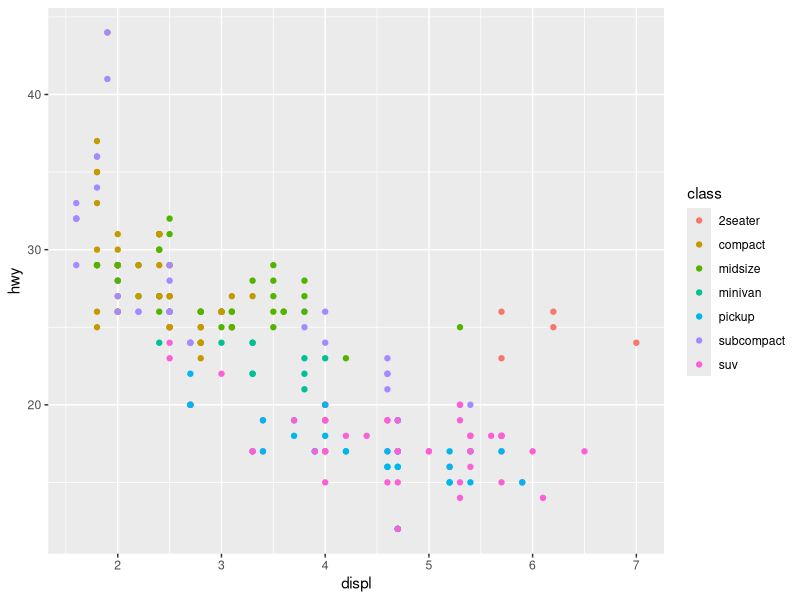
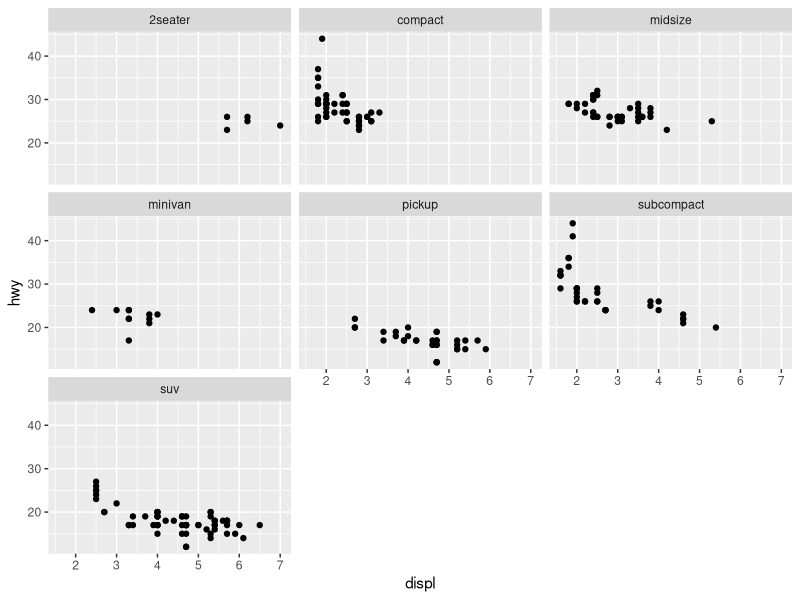
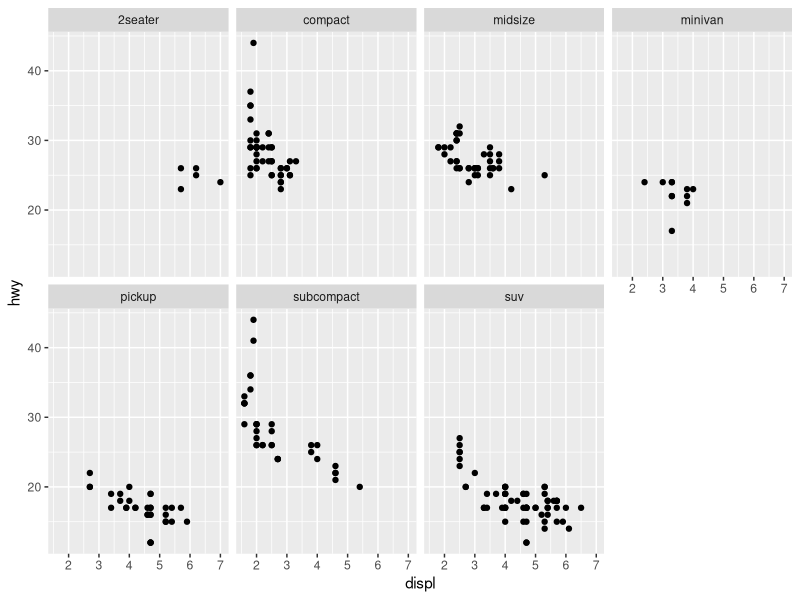
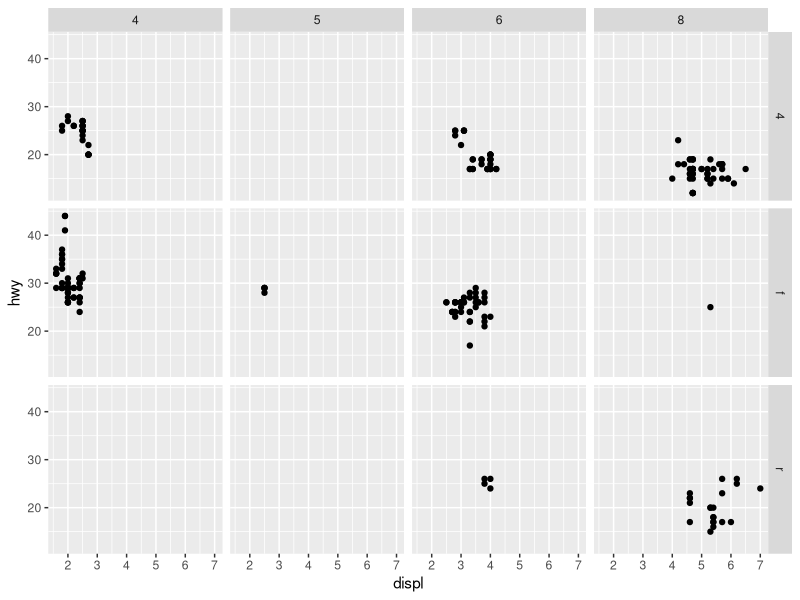
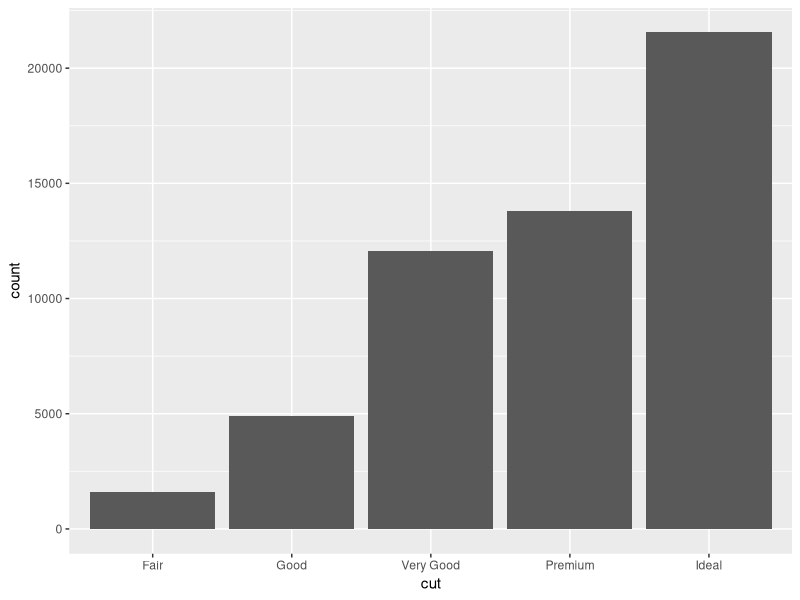
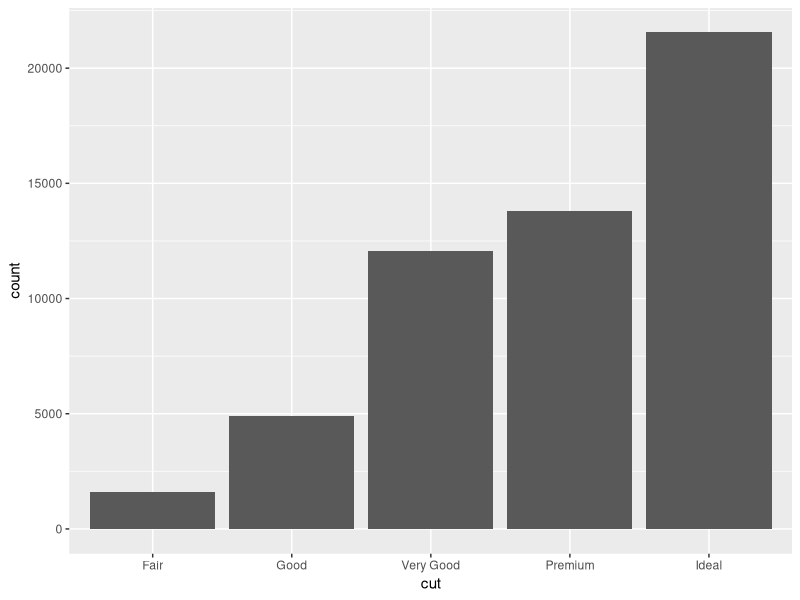
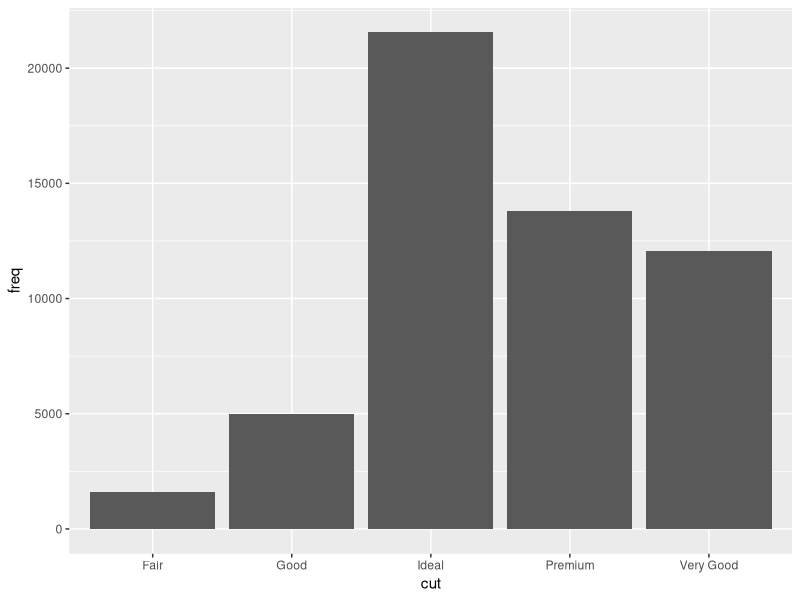
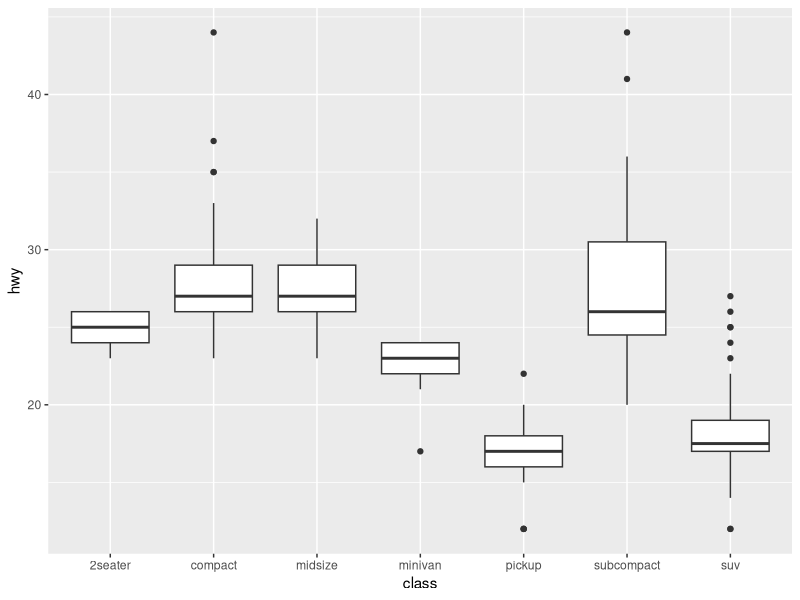

These charts were generated, in order, by the following R code:
library(tidyverse)
ggplot(data=mpg) +
  geom_point(mapping = aes(x=displ, y=hwy, color=class))

ggplot(data = mpg) +
  geom_point(mapping = aes(x=displ, y=hwy)) +
  facet_wrap(~class)


ggplot(data = mpg) +
  geom_point(mapping = aes(x=displ, y=hwy)) +
  facet_wrap(~class, nrow = 2)

ggplot(data = mpg) +
  geom_point(mapping = aes(x=displ, y=hwy)) +
  facet_grid(drv~cyl)
head(mpg)
table(mpg$cyl)

ggplot(data = diamonds) +
  geom_bar(mapping = aes(x= cut))

ggplot(data = diamonds) +
  stat_count(mapping = aes(x= cut))


demo <- tribble(
  ~cut, ~freq,
  "Fair", 1610,
  "Good", 4986,
  "Very Good", 12082,
  "Premium", 13791,
  "Ideal", 21551
)
ggplot(data = demo) +
  geom_bar(mapping = aes(x=cut, y=freq), stat = 'identity')

ggplot(data = mpg, mapping = aes(x=class, y=hwy)) +
  geom_boxplot()

ggplot(data = mpg, mapping = aes(x=class, y=hwy)) +
  geom_boxplot() +
  coord_flip()
bar <- ggplot(data = diamonds)+
  geom_bar(
    mapping = aes(x=cut, fill=cut),
    show.legend = FALSE,
    width = 1
  ) +
  theme(aspect.ratio = 1) +
  labs(x=NULL, y=NULL)

bar + coord_flip()
bar + coord_polar()
